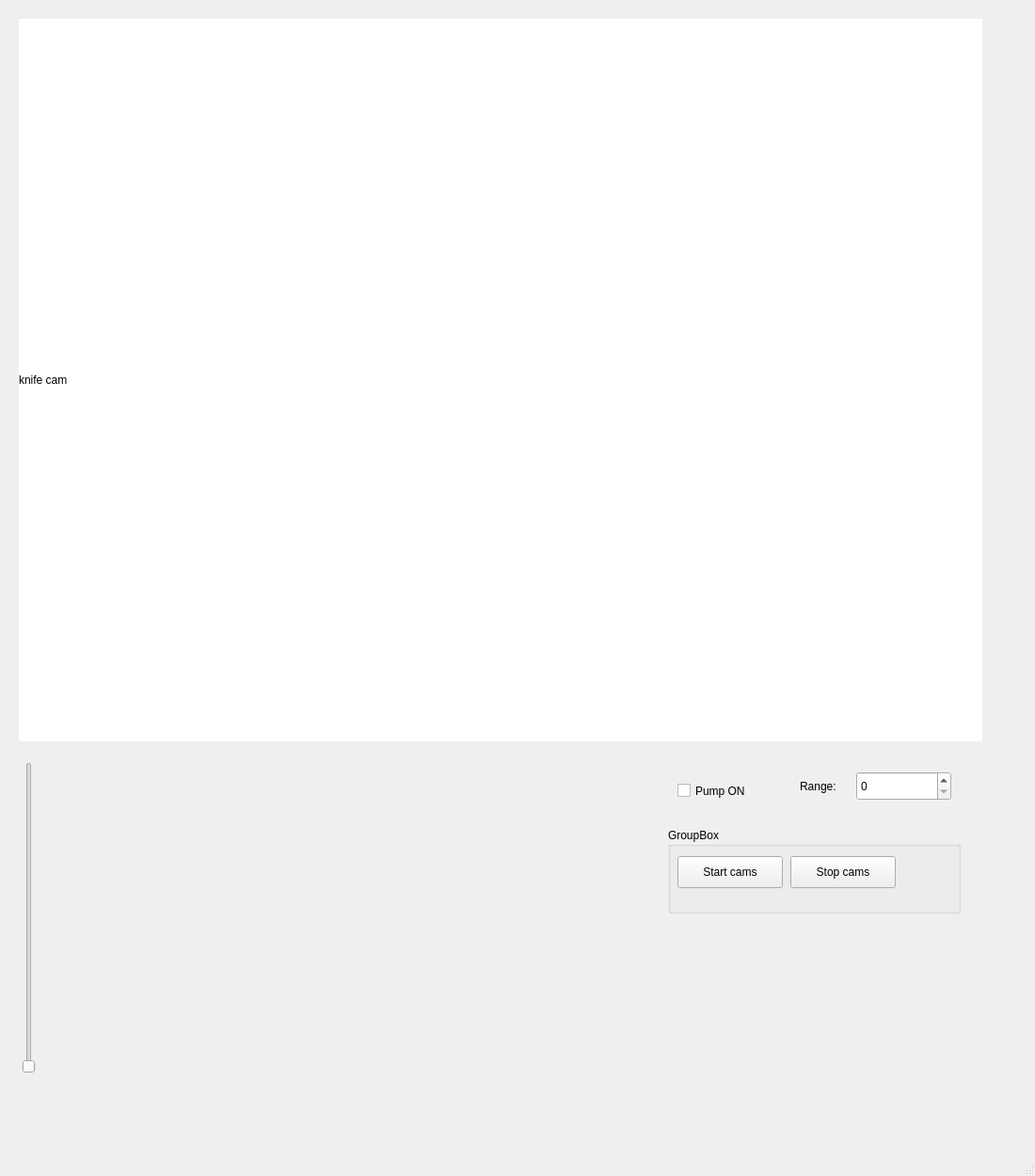
<?xml version="1.0" encoding="UTF-8"?>
<ui version="4.0">
 <class>MainWindow</class>
 <widget class="QMainWindow" name="MainWindow">
  <property name="geometry">
   <rect>
    <x>0</x>
    <y>0</y>
    <width>1100</width>
    <height>1250</height>
   </rect>
  </property>
  <property name="windowTitle">
   <string>MainWindow</string>
  </property>
  <widget class="QWidget" name="centralwidget">
   <widget class="paintableqlabel" name="cam_knife">
    <property name="geometry">
     <rect>
      <x>20</x>
      <y>20</y>
      <width>1024</width>
      <height>768</height>
     </rect>
    </property>
    <property name="styleSheet">
     <string notr="true">background: rgb(255,255,255)</string>
    </property>
    <property name="text">
     <string>knife cam</string>
    </property>
   </widget>
   <widget class="QGroupBox" name="groupBox">
    <property name="geometry">
     <rect>
      <x>710</x>
      <y>880</y>
      <width>311</width>
      <height>91</height>
     </rect>
    </property>
    <property name="title">
     <string>GroupBox</string>
    </property>
    <widget class="QPushButton" name="btn_StartCams">
     <property name="geometry">
      <rect>
       <x>10</x>
       <y>30</y>
       <width>112</width>
       <height>34</height>
      </rect>
     </property>
     <property name="text">
      <string>Start cams</string>
     </property>
    </widget>
    <widget class="QPushButton" name="btn_StopCams">
     <property name="geometry">
      <rect>
       <x>130</x>
       <y>30</y>
       <width>112</width>
       <height>34</height>
      </rect>
     </property>
     <property name="text">
      <string>Stop cams</string>
     </property>
    </widget>
   </widget>
   <widget class="PlotWidget" name="pg_waterlevel" native="true">
    <property name="geometry">
     <rect>
      <x>50</x>
      <y>810</y>
      <width>616</width>
      <height>331</height>
     </rect>
    </property>
   </widget>
   <widget class="QSlider" name="sldr_WaterThres">
    <property name="geometry">
     <rect>
      <x>20</x>
      <y>810</y>
      <width>22</width>
      <height>331</height>
     </rect>
    </property>
    <property name="orientation">
     <enum>Qt::Vertical</enum>
    </property>
   </widget>
   <widget class="QSpinBox" name="sbx_WaterThresRange">
    <property name="geometry">
     <rect>
      <x>910</x>
      <y>820</y>
      <width>101</width>
      <height>31</height>
     </rect>
    </property>
    <property name="keyboardTracking">
     <bool>false</bool>
    </property>
    <property name="value">
     <number>0</number>
    </property>
   </widget>
   <widget class="QLabel" name="label_3">
    <property name="geometry">
     <rect>
      <x>850</x>
      <y>820</y>
      <width>61</width>
      <height>31</height>
     </rect>
    </property>
    <property name="text">
     <string>Range:</string>
    </property>
   </widget>
   <widget class="QCheckBox" name="cbx_pumpOn">
    <property name="geometry">
     <rect>
      <x>720</x>
      <y>820</y>
      <width>111</width>
      <height>41</height>
     </rect>
    </property>
    <property name="text">
     <string>Pump ON</string>
    </property>
    <property name="checked">
     <bool>false</bool>
    </property>
   </widget>
  </widget>
  <widget class="QMenuBar" name="menubar">
   <property name="geometry">
    <rect>
     <x>0</x>
     <y>0</y>
     <width>1100</width>
     <height>31</height>
    </rect>
   </property>
  </widget>
  <widget class="QStatusBar" name="statusbar"/>
 </widget>
 <customwidgets>
  <customwidget>
   <class>PlotWidget</class>
   <extends>QWidget</extends>
   <header>pyqtgraph</header>
   <container>1</container>
  </customwidget>
  <customwidget>
   <class>paintableqlabel</class>
   <extends>QLabel</extends>
   <header>paintableqlabel.h</header>
  </customwidget>
 </customwidgets>
 <resources/>
 <connections/>
</ui>
